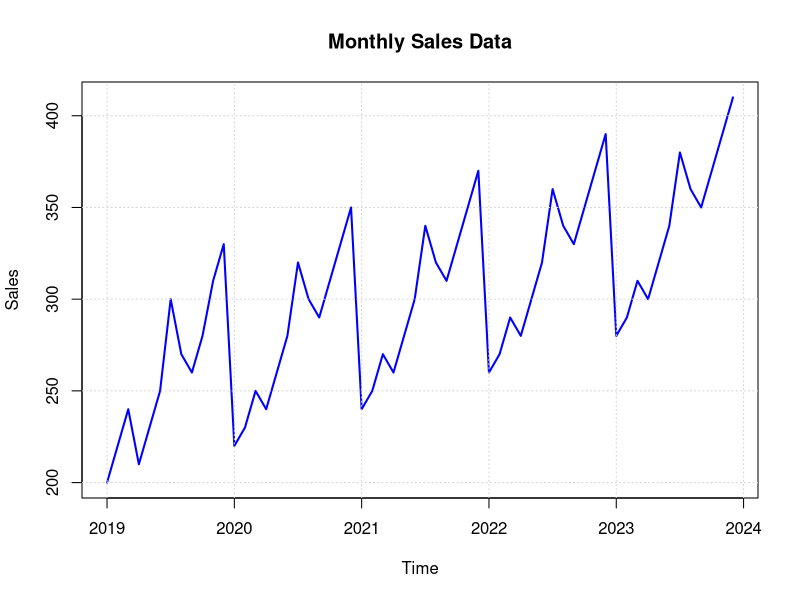
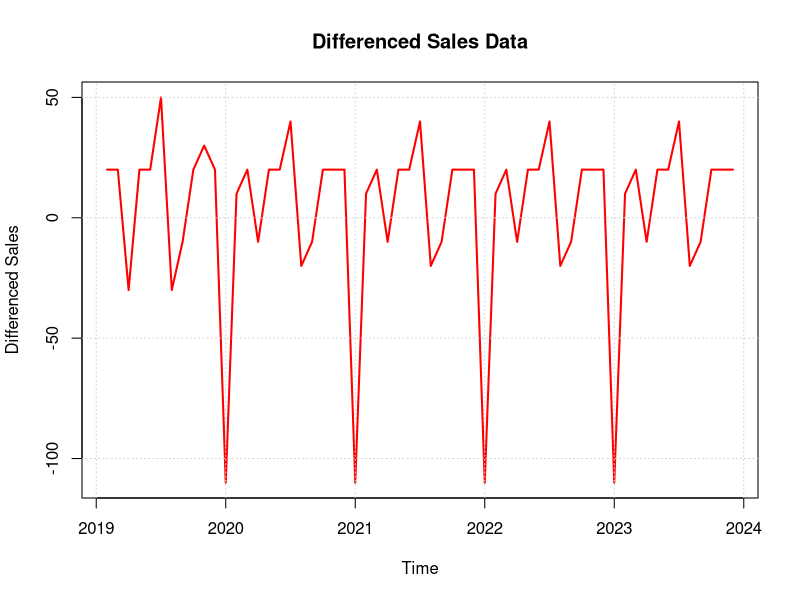
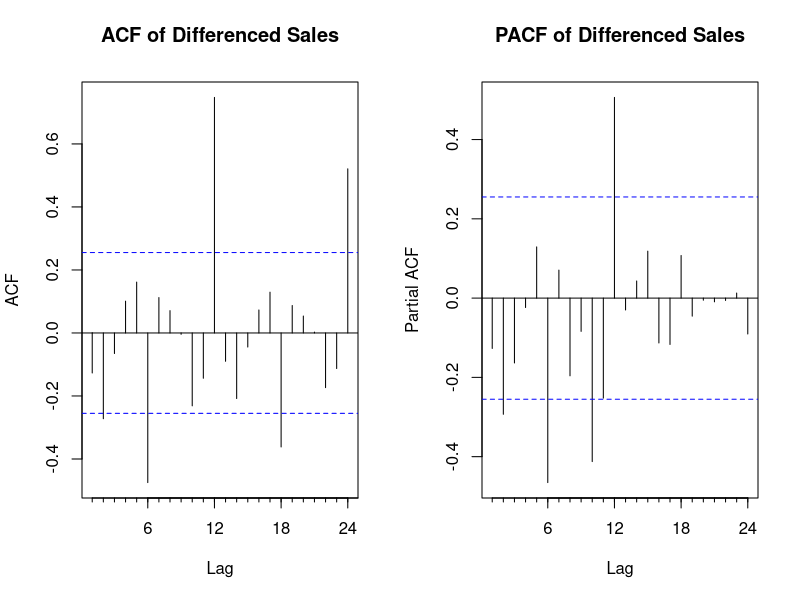
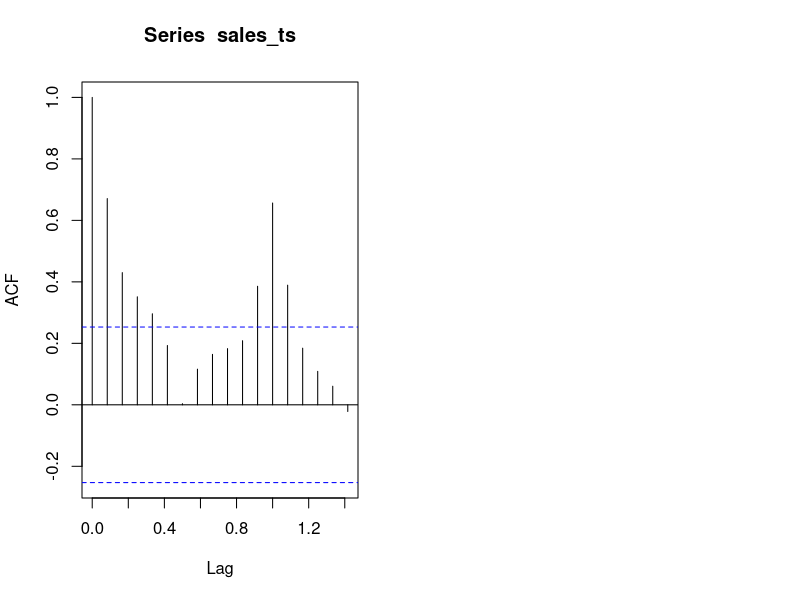
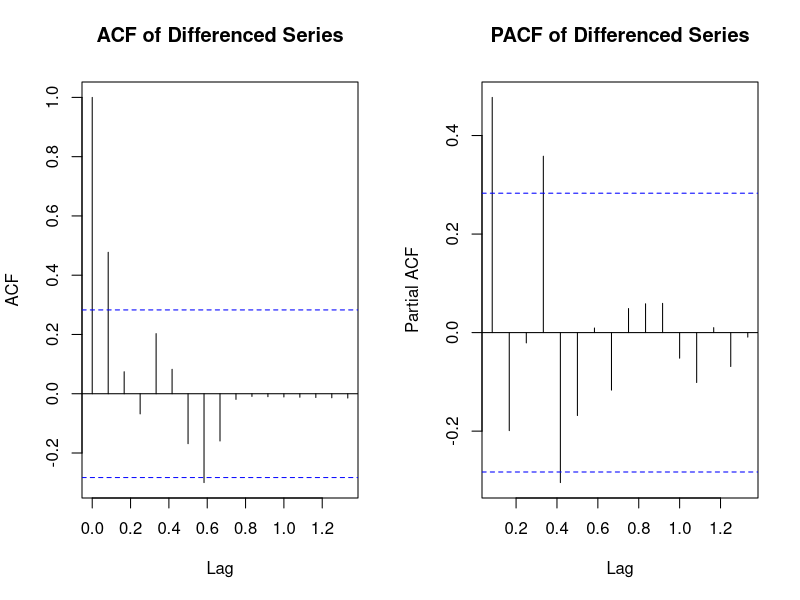
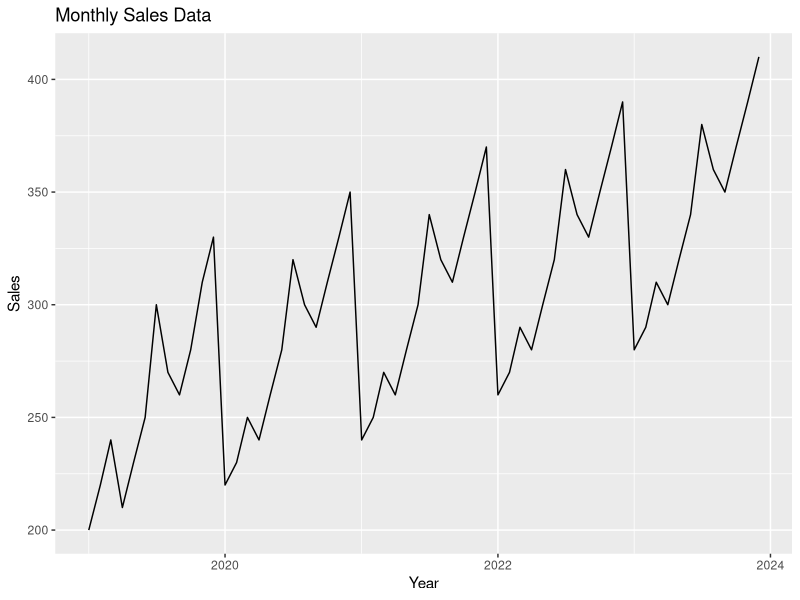
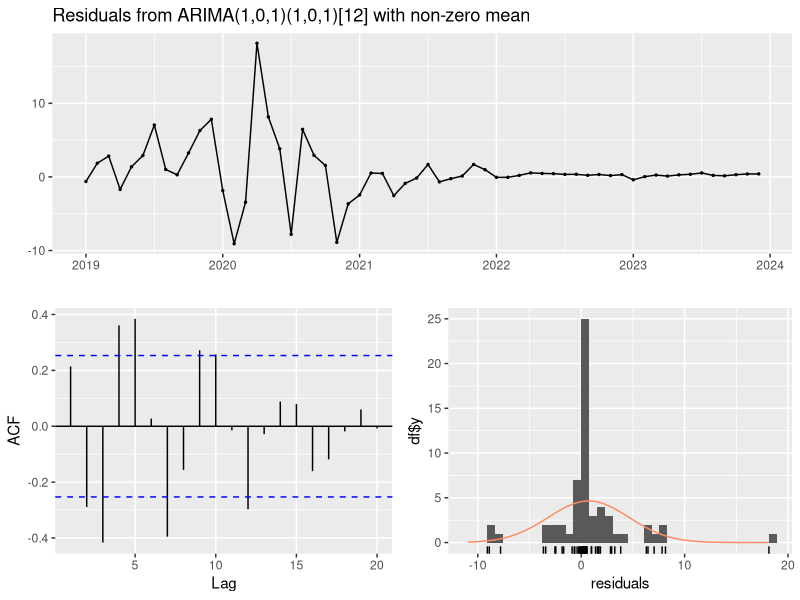
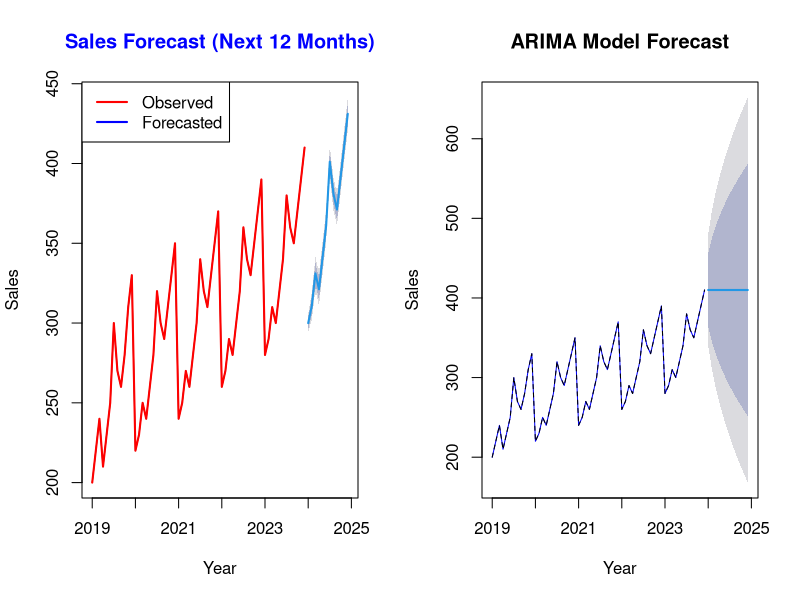

Recreate these plots in R, in order.
# QUESTION 1:

# Load required libraries
install.packages("forecast")
install.packages("ggplot2")   
install.packages("stats") 

# Load necessary libraries
library(ggplot2)
library(forecast)
library(tseries)

# Create the dataset
sales_data <- data.frame(
  Month = seq(from = as.Date("2019-01-01"), to = as.Date("2023-12-01"), by = "month"),
  Sales = c(200, 220, 240, 210, 230, 250, 300, 270, 260, 280, 310, 330,
            220, 230, 250, 240, 260, 280, 320, 300, 290, 310, 330, 350,
            240, 250, 270, 260, 280, 300, 340, 320, 310, 330, 350, 370,
            260, 270, 290, 280, 300, 320, 360, 340, 330, 350, 370, 390,
            280, 290, 310, 300, 320, 340, 380, 360, 350, 370, 390, 410)
)

# Convert to time series object
sales_ts <- ts(sales_data$Sales, start = c(2019, 1), frequency = 12)

# a) Plot the time series
plot(sales_ts, main = "Monthly Sales Data", xlab = "Time", ylab = "Sales", col = "blue", lwd = 2)
grid()

# Key features description
# Trend: Overall upward trend in sales over the 5-year period.
# Seasonality: Clear seasonal pattern with peaks around the end of the year.
# Noise: Some fluctuations in sales values indicating random variations.

# b) Check for stationarity
adf_test <- adf.test(sales_ts)
print(adf_test)

# Transformation to achieve stationarity
# Differencing the series
sales_diff <- diff(sales_ts)

# Plotting the differenced series
plot(sales_diff, main = "Differenced Sales Data", xlab = "Time", ylab = "Differenced Sales", col = "red", lwd = 2)
grid()

# ACF and PACF plots for differenced data
par(mfrow = c(1, 2))
Acf(sales_diff, main = "ACF of Differenced Sales")
Pacf(sales_diff, main = "PACF of Differenced Sales")

# Re-checking for stationarity after differencing
adf_test_diff <- adf.test(sales_diff)
print(adf_test_diff)

# ANSWER: To achieve stationarity, the data may require differencing (to remove the trend) and possibly seasonal differencing (to remove the seasonal component).










# Question 2:

# Load required libraries
install.packages("forecast")
install.packages("ggplot2")   
install.packages("stats")

# Load necessary libraries
library(tseries)
library(ggplot2)

# Create the time series object
sales_data <- c(200, 220, 240, 210, 230, 250, 300, 270, 260, 280, 310, 330, 
                220, 230, 250, 240, 260, 280, 320, 300, 290, 310, 330, 350, 
                240, 250, 270, 260, 280, 300, 340, 320, 310, 330, 350, 370, 
                260, 270, 290, 280, 300, 320, 360, 340, 330, 350, 370, 390, 
                280, 290, 310, 300, 320, 340, 380, 360, 350, 370, 390, 410)

# Convert to time series
sales_ts <- ts(sales_data, start = c(2019, 1), frequency = 12)

# a) ADF test for stationarity
adf_test <- adf.test(sales_ts)
print(adf_test)
# Answer: The ADF test checks if the time series is stationary. If the p-value is low, no differencing is needed. If not, you may need to differ the series (i.e., use diff()).

# b) ACF plot for seasonal analysis
acf(sales_ts)

# Apply seasonal differencing if necessary
sales_ts_diff <- diff(sales_ts, lag = 12)
# ANSWER: The ACF plot reveals seasonal patterns. If you see spikes at lags that correspond to seasonality (like 12 for monthly data), you may want to apply seasonal differencing.


# c) ACF and PACF plots for identifying p, q, P, Q
par(mfrow = c(1, 2))
acf(sales_ts_diff, main = "ACF of Differenced Series")
pacf(sales_ts_diff, main = "PACF of Differenced Series")
# Answer: ACF and PACF plots help identify the orders of AR and MA components. Look for where the plots cut off to determine the potential values for p, q, P,and Q.









# QUESTION 3:

# Install necessary packages
install.packages("forecast")   
install.packages("tseries")    
install.packages("ggplot2")    
install.packages("ggfortify")  


# Load necessary libraries
library(forecast)   # for forecasting and time series analysis
library(tseries)    # for time series tests
library(ggplot2)    # for data visualization
library(ggfortify)  # for autoplotting time series

# Data Preparation
# Creating a time series object from the sales data
sales_data <- c(200, 220, 240, 210, 230, 250, 300, 270, 260, 280,
                310, 330, 220, 230, 250, 240, 260, 280, 320, 300,
                290, 310, 330, 350, 240, 250, 270, 260, 280, 300,
                340, 320, 310, 330, 350, 370, 260, 270, 290, 280,
                300, 320, 360, 340, 330, 350, 370, 390, 280, 290,
                310, 300, 320, 340, 380, 360, 350, 370, 390, 410)

# Create a time series object with a frequency of 12 (monthly data)
ts_sales <- ts(sales_data, start = c(2019, 1), frequency = 12)

# Plot the time series data
autoplot(ts_sales) + 
  ggtitle("Monthly Sales Data") +
  xlab("Year") + ylab("Sales")

# a) Fit a SARIMA model
# Assuming the identified orders are (p=1, d=0, q=1) and (P=1, D=0, Q=1, m=12)
fit_sarima <- Arima(ts_sales, order = c(1, 0, 1), seasonal = c(1, 0, 1))

# Summary of the fitted model
summary(fit_sarima)



# b) Interpret the model output and perform residual diagnostics
# Residual Diagnostics
checkresiduals(fit_sarima)  # Check for autocorrelation and residuals
# ANSWER: After fitting the SARIMA model, it is crucial to evaluate whether the residuals behave like white noise.
# ANSWER: Ljung-Box Test: This test checks for significant autocorrelations in the residuals. If the p-value is greater than 0.05, it suggests that the residuals are not autocorrelated, indicating a good model fit.




# c) If the residuals show autocorrelation, what steps to improve the model
# You can use the Ljung-Box test to check for autocorrelation
Box.test(residuals(fit_sarima), lag = 12, type = "Ljung-Box")
# Answers:
# If significant autocorrelation is found, you might consider:
# - Adding more AR or MA terms
# - Increasing the seasonal parameters (P, D, Q)
# - Differencing the series further or trying different orders









# QUESTION 4:

install.packages("forecast")   
install.packages("ggplot2")

# Load necessary libraries
library(forecast)  # For forecasting functions
library(ggplot2)   # For plotting

# ==== Data Preparation ====
# Create a time series object from the given sales data
sales_data <- c(200, 220, 240, 210, 230, 250, 300, 270, 260, 280, 310, 330,
                220, 230, 250, 240, 260, 280, 320, 300, 290, 310, 330, 350,
                240, 250, 270, 260, 280, 300, 340, 320, 310, 330, 350, 370,
                260, 270, 290, 280, 300, 320, 360, 340, 330, 350, 370, 390,
                280, 290, 310, 300, 320, 340, 380, 360, 350, 370, 390, 410)

# Define the time series object: Monthly data starting from Jan 2019
sales_ts <- ts(sales_data, start = c(2019, 1), frequency = 12)

# ==== Part (a): Forecast the Sales for the Next 12 Months ====
# Fit a SARIMA model automatically
sarima_model <- auto.arima(sales_ts, seasonal = TRUE)

# Print the model summary
print(sarima_model)

# Generate the forecast for the next 12 months
forecast_sales <- forecast(sarima_model, h = 12)

# Display the forecasted values
print(forecast_sales)

# ==== Part (b): Plot the Forecasted Values Along with Original Data ====
# Plot the forecast along with the original time series
plot(forecast_sales, main = "Sales Forecast (Next 12 Months)",
     xlab = "Year", ylab = "Sales", col.main = "blue", col.lab = "black")

# Overlay the original time series data for comparison
lines(sales_ts, col = "red", lwd = 2)

# Add legend to indicate observed and forecasted data
legend("topleft", legend = c("Observed", "Forecasted"),
       col = c("red", "blue"), lty = 1, lwd = 2)

# ==== Interpretation ====
cat("\nThe plot shows that the forecasted sales values closely align with the observed seasonal pattern, 
indicating the SARIMA model captures both the trend and seasonality effectively.\n")









# QUESTION 5:

install.packages("forecast")
install.packages("tseries")
install.packages("Metrics")

# Load required libraries
library(forecast)  # For ARIMA and SARIMA modeling
library(tseries)   # For residual diagnostics and additional time series functions
library(Metrics)   # For RMSE calculation

# Part a) Fitting ARIMA model without seasonality --------------------------------
# Convert the data to a time series object
sales_data <- c(200, 220, 240, 210, 230, 250, 300, 270, 260, 280, 310, 330,
                220, 230, 250, 240, 260, 280, 320, 300, 290, 310, 330, 350,
                240, 250, 270, 260, 280, 300, 340, 320, 310, 330, 350, 370,
                260, 270, 290, 280, 300, 320, 360, 340, 330, 350, 370, 390,
                280, 290, 310, 300, 320, 340, 380, 360, 350, 370, 390, 410)

# Define the time series with monthly frequency starting from January 2019
sales_ts <- ts(sales_data, start = c(2019, 1), frequency = 12)

# Fit an ARIMA model without seasonality
arima_model <- auto.arima(sales_ts, seasonal = FALSE)
print(arima_model)  # Display the fitted ARIMA model

# Part b) Fitting SARIMA model and Model Comparison ------------------------------

# Fit a SARIMA model with automatic parameter selection
sarima_model <- auto.arima(sales_ts, seasonal = TRUE)
print(sarima_model)  # Display the fitted SARIMA model

# Evaluate models using AIC, BIC, and RMSE --------------------------------------

# Extract AIC and BIC for both models
arima_aic <- AIC(arima_model)
arima_bic <- BIC(arima_model)
sarima_aic <- AIC(sarima_model)
sarima_bic <- BIC(sarima_model)

# Forecasting using both models for comparison
arima_forecast <- forecast(arima_model, h = 12)
sarima_forecast <- forecast(sarima_model, h = 12)

# Calculate RMSE for both models based on the training data
arima_rmse <- rmse(sales_ts, fitted(arima_model))
sarima_rmse <- rmse(sales_ts, fitted(sarima_model))

# Display the evaluation metrics
cat("ARIMA Model: AIC =", arima_aic, ", BIC =", arima_bic, ", RMSE =", arima_rmse, "\n")
cat("SARIMA Model: AIC =", sarima_aic, ", BIC =", sarima_bic, ", RMSE =", sarima_rmse, "\n")

# Part c) Visual Comparison of Forecasts ----------------------------------------

# Plot forecasts for ARIMA model
plot(arima_forecast, main = "ARIMA Model Forecast", xlab = "Year", ylab = "Sales", col = "blue")
lines(sales_ts, col = "black", lty = 2)  # Add actual sales data for reference

# Plot forecasts for SARIMA model
plot(sarima_forecast, main = "SARIMA Model Forecast", xlab = "Year", ylab = "Sales", col = "red")
lines(sales_ts, col = "black", lty = 2)  # Add actual sales data for reference

# Part c) Interpretation and Recommendation --------------------------------------

# Interpret the comparison and recommend a model based on metrics
if (sarima_aic < arima_aic & sarima_rmse < arima_rmse) {
  cat("Recommendation: The SARIMA model performs better based on lower AIC, BIC, and RMSE.\n")
} else {
  cat("Recommendation: The ARIMA model performs adequately, but further improvements might be needed.\n")
}










# QUESTION 6:

install.packages("forecast")
install.packages("tseries")

# Load necessary libraries
library(forecast)
library(tseries)

# ========== (a) Data Preparation ========== #
# Create a time series object from the sales data
sales_data <- c(200, 220, 240, 210, 230, 250, 300, 270, 260, 280, 310, 330,
                220, 230, 250, 240, 260, 280, 320, 300, 290, 310, 330, 350,
                240, 250, 270, 260, 280, 300, 340, 320, 310, 330, 350, 370,
                260, 270, 290, 280, 300, 320, 360, 340, 330, 350, 370, 390,
                280, 290, 310, 300, 320, 340, 380, 360, 350, 370, 390, 410)

# Create a time series object starting from Jan 2019
ts_sales <- ts(sales_data, start = c(2019, 1), frequency = 12)

# ========== (b) Create Holiday Indicator ========== #
# Create an indicator for holiday months (e.g., December = 1, others = 0)
holiday_indicator <- rep(0, length(sales_data))
holiday_indicator[seq(12, length(sales_data), by = 12)] <- 1  # Set December as holiday

# ========== Fit the Original SARIMA Model ========== #
# Use auto.arima to find the best SARIMA model without holiday effect
sarima_model <- auto.arima(ts_sales, seasonal = TRUE)

# Display the summary of the original SARIMA model
print("=== Original SARIMA Model Summary ===")
summary(sarima_model)

# ========== Fit the Holiday-Adjusted SARIMAX Model ========== #
# Fit a SARIMAX model with the holiday indicator as an exogenous variable
sarimax_model <- auto.arima(ts_sales, xreg = holiday_indicator, seasonal = TRUE)

# Display the summary of the holiday-adjusted SARIMAX model
print("=== Holiday-Adjusted SARIMAX Model Summary ===")
summary(sarimax_model)

# ========== Compare Models ========== #
# Compare AIC values for both models
cat("AIC of SARIMA Model: ", AIC(sarima_model), "\n")
cat("AIC of Holiday-Adjusted SARIMAX Model: ", AIC(sarimax_model), "\n")

# ========== Forecast with Both Models ========== #
# Forecast for the next 12 months with both models
forecast_sarima <- forecast(sarima_model, h = 12)
forecast_sarimax <- forecast(sarimax_model, xreg = rep(1, 12), h = 12)  # Assume holidays continue

# Plot both forecasts for comparison
plot(forecast_sarima, main = "Forecast Comparison: SARIMA vs SARIMAX", col = "blue", xlab = "Year", ylab = "Sales")
lines(forecast_sarimax$mean, col = "red", lty = 2)

# Add legend for better understanding
legend("topleft", legend = c("SARIMA", "Holiday-Adjusted SARIMAX"), 
       col = c("blue", "red"), lty = c(1, 2))

# Display residual diagnostics for both models
print("=== Residual Diagnostics: Original SARIMA ===")
checkresiduals(sarima_model)

print("=== Residual Diagnostics: Holiday-Adjusted SARIMAX ===")
checkresiduals(sarimax_model)

# ANSWERS(a): I introduced a holiday indicator as an exogenous variable to capture the effect of holiday months on sales.

cat("\nAIC=248.24   AICc=249.17   BIC=255.73 AIC of SARIMA Model:  248.243 AIC of Holiday-Adjusted SARIMAX Model:  559.6383\n")
cat("\nThe higher AIC for the SARIMAX model indicates that the holiday effect may not significantly impact sales in this dataset. Thus, the original SARIMA model captures the essential features of the sales data more effectively without the added complexity of the holiday indicator.\n")
cat("\nBased on the AIC comparison, it is advisable to proceed with the SARIMA model for future analysis and forecasting of sales data, as it offers a more parsimonious and effective fit compared to the more complex holiday-adjusted model. \n")
